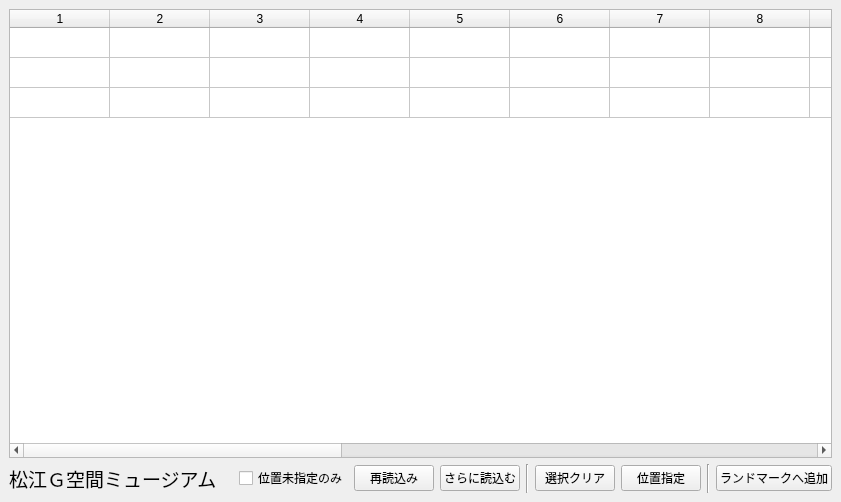
<?xml version="1.0" encoding="UTF-8"?>
<ui version="4.0">
 <class>GkukanMusiumdbDockWidgetBase</class>
 <widget class="QDockWidget" name="GkukanMusiumdbDockWidgetBase">
  <property name="geometry">
   <rect>
    <x>0</x>
    <y>0</y>
    <width>841</width>
    <height>502</height>
   </rect>
  </property>
  <property name="windowIcon">
   <iconset>
    <normaloff>icons/MGMusium.png</normaloff>icons/MGMusium.png</iconset>
  </property>
  <property name="locale">
   <locale language="Japanese" country="Japan"/>
  </property>
  <property name="windowTitle">
   <string>gkukanmusiumdb</string>
  </property>
  <widget class="QWidget" name="dockWidgetContents">
   <layout class="QGridLayout" name="gridLayout">
    <item row="0" column="0">
     <widget class="QTableWidget" name="tblPhotos">
      <property name="sizePolicy">
       <sizepolicy hsizetype="Expanding" vsizetype="Expanding">
        <horstretch>0</horstretch>
        <verstretch>0</verstretch>
       </sizepolicy>
      </property>
      <property name="frameShape">
       <enum>QFrame::StyledPanel</enum>
      </property>
      <property name="frameShadow">
       <enum>QFrame::Plain</enum>
      </property>
      <property name="verticalScrollBarPolicy">
       <enum>Qt::ScrollBarAlwaysOff</enum>
      </property>
      <property name="showDropIndicator" stdset="0">
       <bool>false</bool>
      </property>
      <property name="dragEnabled">
       <bool>false</bool>
      </property>
      <property name="dragDropOverwriteMode">
       <bool>false</bool>
      </property>
      <property name="dragDropMode">
       <enum>QAbstractItemView::NoDragDrop</enum>
      </property>
      <property name="alternatingRowColors">
       <bool>false</bool>
      </property>
      <property name="selectionMode">
       <enum>QAbstractItemView::MultiSelection</enum>
      </property>
      <property name="selectionBehavior">
       <enum>QAbstractItemView::SelectColumns</enum>
      </property>
      <property name="showGrid">
       <bool>true</bool>
      </property>
      <property name="wordWrap">
       <bool>false</bool>
      </property>
      <property name="cornerButtonEnabled">
       <bool>false</bool>
      </property>
      <property name="rowCount">
       <number>3</number>
      </property>
      <property name="columnCount">
       <number>20</number>
      </property>
      <attribute name="horizontalHeaderHighlightSections">
       <bool>true</bool>
      </attribute>
      <attribute name="verticalHeaderVisible">
       <bool>false</bool>
      </attribute>
      <row/>
      <row/>
      <row/>
      <column/>
      <column/>
      <column/>
      <column/>
      <column/>
      <column/>
      <column/>
      <column/>
      <column/>
      <column/>
      <column/>
      <column/>
      <column/>
      <column/>
      <column/>
      <column/>
      <column/>
      <column/>
      <column/>
      <column/>
     </widget>
    </item>
    <item row="1" column="0">
     <layout class="QHBoxLayout" name="horizontalLayout">
      <item>
       <widget class="QLabel" name="label">
        <property name="sizePolicy">
         <sizepolicy hsizetype="Preferred" vsizetype="Fixed">
          <horstretch>0</horstretch>
          <verstretch>0</verstretch>
         </sizepolicy>
        </property>
        <property name="text">
         <string>&lt;html&gt;&lt;head/&gt;&lt;body&gt;&lt;p&gt;&lt;img src=&quot;:/plugins/GkukanMusiumdb/icons/MGMusium.png&quot; height=&quot;16&quot;/&gt;&lt;span style=&quot; font-size:14pt;&quot;&gt;松江Ｇ空間ミュージアム&lt;/span&gt;&lt;/p&gt;&lt;/body&gt;&lt;/html&gt;</string>
        </property>
       </widget>
      </item>
      <item>
       <widget class="QCheckBox" name="FilterNoEdit">
        <property name="sizePolicy">
         <sizepolicy hsizetype="Fixed" vsizetype="Fixed">
          <horstretch>0</horstretch>
          <verstretch>0</verstretch>
         </sizepolicy>
        </property>
        <property name="text">
         <string>位置未指定のみ</string>
        </property>
       </widget>
      </item>
      <item>
       <widget class="QPushButton" name="btnReloadphoto">
        <property name="sizePolicy">
         <sizepolicy hsizetype="Fixed" vsizetype="Fixed">
          <horstretch>0</horstretch>
          <verstretch>0</verstretch>
         </sizepolicy>
        </property>
        <property name="text">
         <string>再読込み</string>
        </property>
       </widget>
      </item>
      <item>
       <widget class="QPushButton" name="btnLoadMorePhoto">
        <property name="sizePolicy">
         <sizepolicy hsizetype="Fixed" vsizetype="Fixed">
          <horstretch>0</horstretch>
          <verstretch>0</verstretch>
         </sizepolicy>
        </property>
        <property name="text">
         <string>さらに読込む</string>
        </property>
       </widget>
      </item>
      <item>
       <widget class="Line" name="line">
        <property name="orientation">
         <enum>Qt::Vertical</enum>
        </property>
       </widget>
      </item>
      <item>
       <widget class="QPushButton" name="btnClearSelection">
        <property name="sizePolicy">
         <sizepolicy hsizetype="Fixed" vsizetype="Fixed">
          <horstretch>0</horstretch>
          <verstretch>0</verstretch>
         </sizepolicy>
        </property>
        <property name="text">
         <string>選択クリア</string>
        </property>
       </widget>
      </item>
      <item>
       <widget class="QPushButton" name="btnSetToPoint">
        <property name="sizePolicy">
         <sizepolicy hsizetype="Fixed" vsizetype="Fixed">
          <horstretch>0</horstretch>
          <verstretch>0</verstretch>
         </sizepolicy>
        </property>
        <property name="mouseTracking">
         <bool>true</bool>
        </property>
        <property name="text">
         <string>位置指定</string>
        </property>
       </widget>
      </item>
      <item>
       <widget class="Line" name="line_2">
        <property name="orientation">
         <enum>Qt::Vertical</enum>
        </property>
       </widget>
      </item>
      <item>
       <widget class="QPushButton" name="btnSetLandmark">
        <property name="sizePolicy">
         <sizepolicy hsizetype="Fixed" vsizetype="Fixed">
          <horstretch>0</horstretch>
          <verstretch>0</verstretch>
         </sizepolicy>
        </property>
        <property name="text">
         <string>ランドマークへ追加</string>
        </property>
       </widget>
      </item>
     </layout>
    </item>
   </layout>
  </widget>
 </widget>
 <resources>
  <include location="resources.py"/>
 </resources>
 <connections>
  <connection>
   <sender>FilterNoEdit</sender>
   <signal>toggled(bool)</signal>
   <receiver>FilterNoEdit</receiver>
   <slot>raise()</slot>
   <hints>
    <hint type="sourcelabel">
     <x>489</x>
     <y>479</y>
    </hint>
    <hint type="destinationlabel">
     <x>489</x>
     <y>479</y>
    </hint>
   </hints>
  </connection>
  <connection>
   <sender>btnSetLandmark</sender>
   <signal>clicked()</signal>
   <receiver>btnSetLandmark</receiver>
   <slot>raise()</slot>
   <hints>
    <hint type="sourcelabel">
     <x>594</x>
     <y>480</y>
    </hint>
    <hint type="destinationlabel">
     <x>594</x>
     <y>480</y>
    </hint>
   </hints>
  </connection>
  <connection>
   <sender>tblPhotos</sender>
   <signal>cellDoubleClicked(int,int)</signal>
   <receiver>tblPhotos</receiver>
   <slot>raise()</slot>
   <hints>
    <hint type="sourcelabel">
     <x>363</x>
     <y>246</y>
    </hint>
    <hint type="destinationlabel">
     <x>363</x>
     <y>246</y>
    </hint>
   </hints>
  </connection>
  <connection>
   <sender>btnClearSelection</sender>
   <signal>clicked()</signal>
   <receiver>btnClearSelection</receiver>
   <slot>raise()</slot>
   <hints>
    <hint type="sourcelabel">
     <x>579</x>
     <y>480</y>
    </hint>
    <hint type="destinationlabel">
     <x>579</x>
     <y>480</y>
    </hint>
   </hints>
  </connection>
  <connection>
   <sender>btnSetToPoint</sender>
   <signal>clicked()</signal>
   <receiver>btnSetToPoint</receiver>
   <slot>raise()</slot>
   <hints>
    <hint type="sourcelabel">
     <x>608</x>
     <y>480</y>
    </hint>
    <hint type="destinationlabel">
     <x>608</x>
     <y>480</y>
    </hint>
   </hints>
  </connection>
  <connection>
   <sender>tblPhotos</sender>
   <signal>itemDoubleClicked(QTableWidgetItem*)</signal>
   <receiver>tblPhotos</receiver>
   <slot>raise()</slot>
   <hints>
    <hint type="sourcelabel">
     <x>382</x>
     <y>246</y>
    </hint>
    <hint type="destinationlabel">
     <x>382</x>
     <y>246</y>
    </hint>
   </hints>
  </connection>
 </connections>
</ui>
